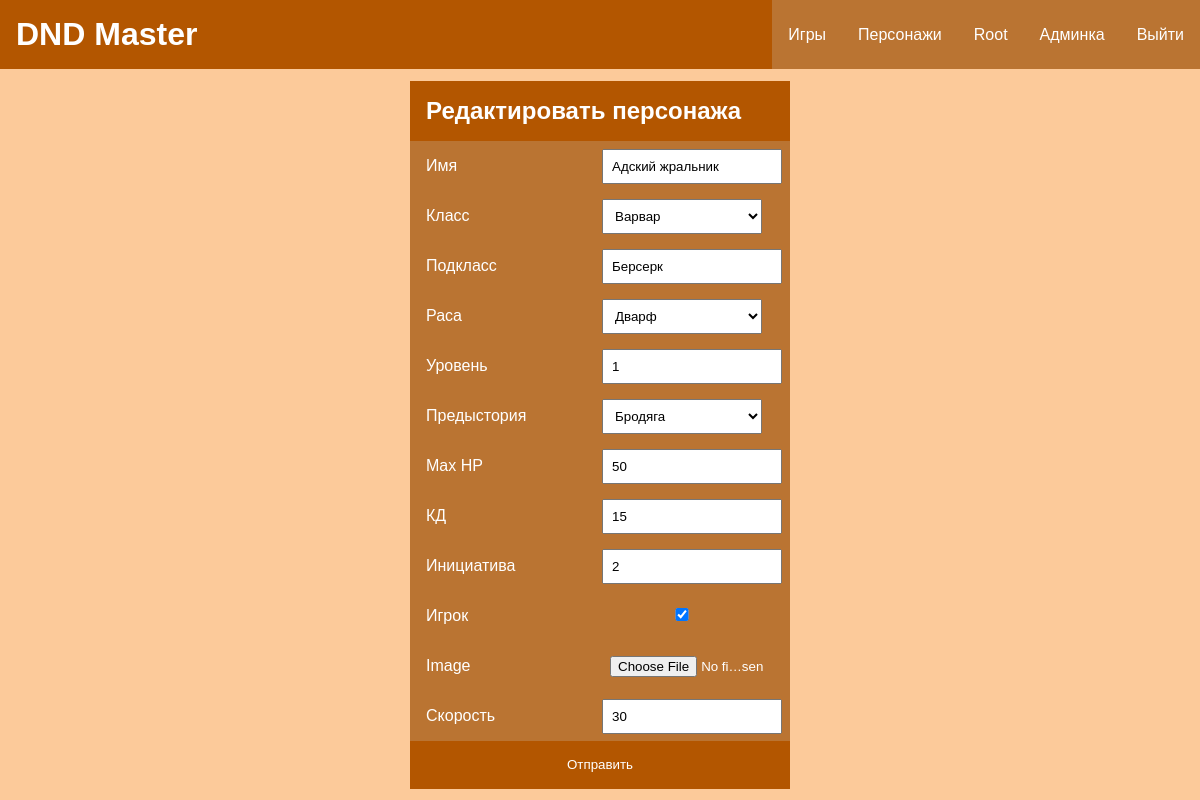
Screenshot of /characters/update/17 (signed in) with the database file from the repository.
### characterapp/models.py (models this page shows, shortened)
class Character(models.Model):
    name = models.CharField(max_length=100, verbose_name="Имя")
    dnd_class = models.ForeignKey(DndClass, on_delete=models.PROTECT, null=True, verbose_name="Класс")
    dnd_subclass = models.CharField(max_length=100, verbose_name="Подкласс", null=True, blank=True)
    race = models.ForeignKey(Race, on_delete=models.PROTECT, null=True, verbose_name="Раса")
    background = models.ForeignKey(Background, on_delete=models.PROTECT, null=True, verbose_name="Предыстория")
    max_hp = models.IntegerField(default=0, verbose_name="Max hp", validators=[MinValueValidator(0)])
    hp = models.IntegerField(default=0, verbose_name="HP", validators=[MinValueValidator(0)])
    armor_class = models.IntegerField(default=0, verbose_name="КД", validators=[MinValueValidator(0)])
    initiative = models.IntegerField(null=True, verbose_name="Инициатива", default=0)
    cooper_coins = models.IntegerField(default=0, verbose_name="ММ", validators=[MinValueValidator(0)])
    silver_coins = models.IntegerField(default=0, verbose_name="СМ", validators=[MinValueValidator(0)])
    gold_coins = models.IntegerField(default=0, verbose_name="ЗМ", validators=[MinValueValidator(0)])
    is_player = models.BooleanField(verbose_name="Игрок")
    player_name = models.CharField(max_length=100, null=True, verbose_name="Имя игрока", blank=True)
    image = models.ImageField(upload_to="characters/", null=True, blank=True, verbose_name="Изображение")
    user = models.ForeignKey(get_user_model(), null=True, blank=True, on_delete=models.PROTECT)
    level = models.IntegerField(default=1, verbose_name="Уровень", validators=[MinValueValidator(1)])
    speed = models.IntegerField(default=0, verbose_name="Скорость", validators=[MinValueValidator(0)])
    proficient_bonus = models.IntegerField(default=2, verbose_name="Бонус мастерства")
    slug = models.SlugField(null=True, blank=True)
    class Meta:
        unique_together = ('name', 'race', 'user')
        verbose_name = "Персонаж"
        verbose_name_plural = "Персонажи"

### characterapp/views.py (the view, shortened to what this page needs)
# urls.py: path('update/<int:pk>', views.CharacterUpdateView.as_view(), name='character-update'),
class CharacterUpdateView(LoginRequiredMixin, UserPassesTestMixin, BaseMixin, UpdateView):
    model = Character
    form_class = CharacterCreateForm
    template_name = 'characterapp/character_form.html'
    title_page = "Редактировать персонажа"
    def test_func(self):
        return (self.request.user == self.get_object().user) or (not self.get_object().is_player)

### characterapp/forms.py
class CharacterCreateForm(forms.ModelForm):
    level = forms.IntegerField(min_value=1, label="Уровень")
    max_hp = forms.IntegerField(min_value=0, label="Max HP")
    initiative = forms.IntegerField(min_value=0, label="Инициатива")
    armor_class = forms.IntegerField(min_value=0, label="КД")
    speed = forms.IntegerField(min_value=0, label="Скорость")
    image = forms.ImageField(required=False, widget=forms.FileInput)
    class Meta:
        model = Character
        fields = ['name', 'dnd_class', 'dnd_subclass', 'race', 'level', 'background', 'max_hp', 'armor_class', 'initiative', 'is_player', 'image', 'speed']

### bookdata/models.py (called while the page is built)
    def __str__(self):
        return self.name

    def __str__(self):
        return self.name

    def __str__(self):
        return self.name

### characterapp/utils.py (called while the page is built)
    def get_context_data(self, **kwargs):
        context = super().get_context_data(**kwargs)
        if self.title_page:
            context['title'] = self.title_page
        return context

### characterapp/templates/characterapp/character_form.html (shortened to what this page needs)
{% extends 'base.html' %}
{% block content %}
<div class="form_page_div">
<div class="center_form_div">
<form enctype="multipart/form-data" method="post" class="center_form">
    <h2 class="center_form_h">{{title}}</h2>
    {% for f in form %}
    <p><label for="{{f.id_for_label}}" class="center_form_label">{{f.label}}</label>{{f}}</p>
    {% endfor %}
    <p><button type="submit" class="center_form_button">Отправить</button></p>
</form>
</div>
</div>
{% endblock %}

### templates/base.html (shortened to what this page needs)
{% load static %}
<!DOCTYPE html>
<html lang="en">
<head>
    <link rel="stylesheet" type="text/css" href="{% static 'characterapp/css/style.css' %}">
</head>
<body>
<header>
    <h1 class="header_h">DND Master</h1>
    <div class="header_links">
        <a href="{% url 'game:game-list' %}">Игры</a>
        <a href="{% url 'characters:character-list' %}">Персонажи</a>
        {% if request.user.is_authenticated %}
        <a href="{% url 'users:update' %}">{{request.user.username|capfirst}}</a>
        {% if request.user.is_staff %}
        <a href="{% url 'admin:index' %}">Админка</a>
        {% endif %}
        <a href="{% url 'users:logout' %}">Выйти</a>
        {% else %}
        <a href="{% url 'users:login' %}">Войти</a>
        <a href="{% url 'users:register' %}">Регистрация</a>
        {% endif %}
    </div>
</header>
<main>
    {% block content %}
    {% endblock %}
</main>
</body>
</html>

### characterapp/static/characterapp/css/style.css (style rules this page uses)
:root { --primary_background: #b35600; --link_secondary:#ba7432; --link_active: #faab61; --main_background: #fcca9a; --simple_background: #e3e6e3; }
html { min-height: 100%; }
body { min-height: 100vh; }
html, body { display: flex; flex-direction: column; }
* { padding: 0; margin: 0; font-family: sans-serif; }
header { background: var(--primary_background); display: flex; justify-content: space-between; }
.header_h { color: white; padding: 1rem; }
.header_links { display: flex; height: 100dp; }
.header_links a { display: block; height: 100%; align-content: center; background: var(--link_secondary); text-decoration: none; color: white; padding-right: 1rem; padding-left: 1rem; }
.form_page_div { background: var(--main_background); min-height: calc(100vh - 4.3rem); display: flex; justify-content: center; }
.center_form_div { display: block; align-content: center; }
.center_form { background: var(--link_secondary); color: white; }
.center_form_h { background: var(--primary_background); padding: 1rem; }
.center_form_label { display: inline-block; width: 10rem; padding: 1rem; }
.center_form input, .center_form select { padding: 0.5rem; margin-right: 0.5rem; width: 10rem; }
.center_form_button { width: 100%; height: 3rem; background: var(--primary_background); color: white; border-style: none; }

### rows the page displays
Character: form "Адский жральник" "Варвар" "Берсерк" "Дварф" "1" "Бродяга" "50" "15" "2" "☑" "30"

### other values shown
{{ request.user.username|capfirst }} "Root"
{{ title }} "Редактировать персонажа"
{{ f.label }} "Имя" "Класс" "Подкласс" "Раса" "Уровень" "Предыстория" "Max HP" "КД" "Инициатива" "Игрок" "Image" "Скорость"
